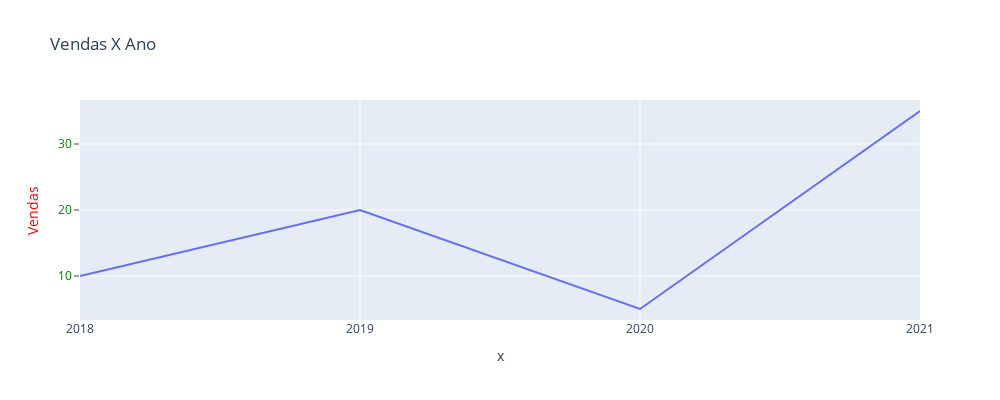

Notebook code cell kept with this figure:
### Markdown cell above
## Alterando o eixo y
https://plotly.com/python/reference/layout/yaxis/

### Code cell
dados_x= ['2018' , '2019','2020' , '2021']
dados_y = [10, 20, 5, 35]

fig = px.line(x = dados_x, y =dados_y, title = "Vendas X Ano", height= 400, width = 1000)
fig.update_yaxes(title= 'Vendas',title_font_color ='red', ticks= 'outside', tickfont_color='green')
fig.show()

### Figure 1 — Plotly figure (JSON) as saved in the notebook; plotly's stock layout.template omitted (floating-point values rounded to 4 significant figures)
{"data": [{"hovertemplate": "x=%{x}<br>y=%{y}<extra></extra>", "legendgroup": "", "line": {"color": "#636efa", "dash": "solid"}, "marker": {"symbol": "circle"}, "mode": "lines", "name": "", "orientation": "v", "showlegend": false, "type": "scatter", "x": ["2018", "2019", "2020", "2021"], "xaxis": "x", "y": [10, 20, 5, 35], "yaxis": "y"}], "layout": {"height": 400, "legend": {"tracegroupgap": 0}, "title": {"text": "Vendas X Ano"}, "width": 1000, "xaxis": {"anchor": "y", "autorange": true, "domain": [0, 1], "range": [0, 3], "title": {"text": "x"}, "type": "category"}, "yaxis": {"anchor": "x", "autorange": true, "domain": [0, 1], "range": [3.333, 36.67], "tickfont": {"color": "green"}, "ticks": "outside", "title": {"font": {"color": "red"}, "text": "Vendas"}, "type": "linear"}}}
